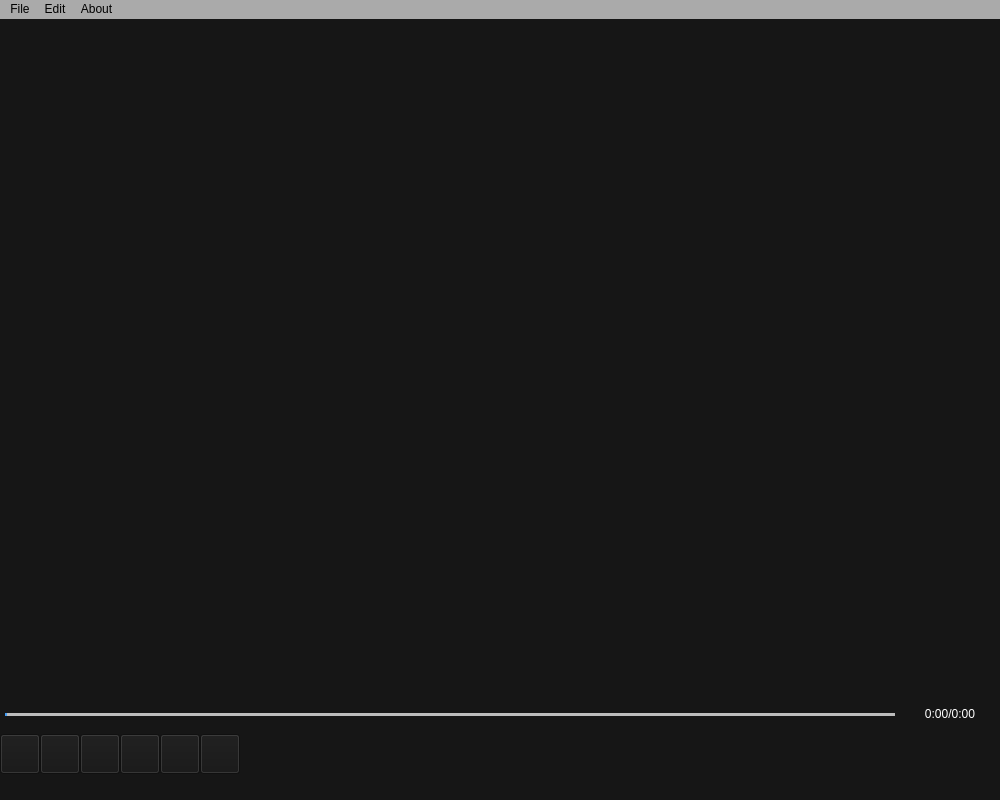
<?xml version="1.0" encoding="UTF-8"?>
<ui version="4.0">
 <class>MainWindow</class>
 <widget class="QMainWindow" name="MainWindow">
  <property name="geometry">
   <rect>
    <x>0</x>
    <y>0</y>
    <width>1000</width>
    <height>800</height>
   </rect>
  </property>
  <property name="windowTitle">
   <string>QMIDIPlayer</string>
  </property>
  <property name="windowIcon">
   <iconset resource="Resource.qrc">
    <normaloff>:/res/diamond.svg</normaloff>:/res/diamond.svg</iconset>
  </property>
  <property name="styleSheet">
   <string notr="true">background-color: rgb(22,22,22);color: rgb(255,255,255);
</string>
  </property>
  <property name="toolButtonStyle">
   <enum>Qt::ToolButtonIconOnly</enum>
  </property>
  <widget class="QWidget" name="centralwidget">
   <widget class="QSlider" name="sliderTime">
    <property name="geometry">
     <rect>
      <x>0</x>
      <y>685</y>
      <width>900</width>
      <height>20</height>
     </rect>
    </property>
    <property name="cursor">
     <cursorShape>PointingHandCursor</cursorShape>
    </property>
    <property name="statusTip">
     <string/>
    </property>
    <property name="whatsThis">
     <string/>
    </property>
    <property name="styleSheet">
     <string notr="true">QSlider{
border-color: #bcbcbc;
}
QSlider::groove:horizontal {                                
     border: 1px solid #999999;                             
     height: 1px;                                           
    margin: 0px 0;                                         
     left: 5px; right: 5px; 
 } 
QSlider::handle:horizontal {                               
     border: 0px ;                           
     border-image:  url(:/res/circle.svg);
     width: 15px;                                           
     margin: -7px -7px -7px -7px;                  
} 
QSlider::add-page:horizontal{
background: qlineargradient(spread:pad, x1:0, y1:1, x2:0, y2:0, stop:0 #bcbcbc, stop:0.25 #bcbcbc, stop:0.5 #bcbcbc, stop:1 #bcbcbc); 

}
QSlider::sub-page:horizontal{                               
 background: qlineargradient(spread:pad, x1:0, y1:1, x2:0, y2:0, stop:0 #439cf3, stop:0.25 #439cf3, stop:0.5 #439cf3, stop:1 #439cf3);                     
}</string>
    </property>
    <property name="maximum">
     <number>0</number>
    </property>
    <property name="orientation">
     <enum>Qt::Horizontal</enum>
    </property>
   </widget>
   <widget class="QLabel" name="labelTime">
    <property name="geometry">
     <rect>
      <x>900</x>
      <y>685</y>
      <width>100</width>
      <height>20</height>
     </rect>
    </property>
    <property name="text">
     <string>0:00/0:00</string>
    </property>
    <property name="textFormat">
     <enum>Qt::PlainText</enum>
    </property>
    <property name="alignment">
     <set>Qt::AlignCenter</set>
    </property>
   </widget>
   <widget class="QPushButton" name="pushButtonPrev">
    <property name="geometry">
     <rect>
      <x>0</x>
      <y>715</y>
      <width>40</width>
      <height>40</height>
     </rect>
    </property>
    <property name="cursor">
     <cursorShape>PointingHandCursor</cursorShape>
    </property>
    <property name="styleSheet">
     <string notr="true">border：none;</string>
    </property>
    <property name="text">
     <string/>
    </property>
    <property name="icon">
     <iconset resource="Resource.qrc">
      <normaloff>:/res/previous.svg</normaloff>:/res/previous.svg</iconset>
    </property>
    <property name="iconSize">
     <size>
      <width>40</width>
      <height>40</height>
     </size>
    </property>
   </widget>
   <widget class="QPushButton" name="pushButtonBack">
    <property name="geometry">
     <rect>
      <x>40</x>
      <y>715</y>
      <width>40</width>
      <height>40</height>
     </rect>
    </property>
    <property name="cursor">
     <cursorShape>PointingHandCursor</cursorShape>
    </property>
    <property name="styleSheet">
     <string notr="true">border：none;</string>
    </property>
    <property name="text">
     <string/>
    </property>
    <property name="icon">
     <iconset resource="Resource.qrc">
      <normaloff>:/res/back.svg</normaloff>:/res/back.svg</iconset>
    </property>
    <property name="iconSize">
     <size>
      <width>40</width>
      <height>40</height>
     </size>
    </property>
   </widget>
   <widget class="QPushButton" name="pushButtonOnPause">
    <property name="geometry">
     <rect>
      <x>80</x>
      <y>715</y>
      <width>40</width>
      <height>40</height>
     </rect>
    </property>
    <property name="cursor">
     <cursorShape>PointingHandCursor</cursorShape>
    </property>
    <property name="styleSheet">
     <string notr="true">border：none;</string>
    </property>
    <property name="text">
     <string/>
    </property>
    <property name="icon">
     <iconset resource="Resource.qrc">
      <normaloff>:/res/play.svg</normaloff>:/res/play.svg</iconset>
    </property>
    <property name="iconSize">
     <size>
      <width>40</width>
      <height>40</height>
     </size>
    </property>
   </widget>
   <widget class="QPushButton" name="pushButtonStop">
    <property name="geometry">
     <rect>
      <x>120</x>
      <y>715</y>
      <width>40</width>
      <height>40</height>
     </rect>
    </property>
    <property name="cursor">
     <cursorShape>PointingHandCursor</cursorShape>
    </property>
    <property name="styleSheet">
     <string notr="true">border：none;</string>
    </property>
    <property name="text">
     <string/>
    </property>
    <property name="icon">
     <iconset resource="Resource.qrc">
      <normaloff>:/res/rectangle.svg</normaloff>:/res/rectangle.svg</iconset>
    </property>
    <property name="iconSize">
     <size>
      <width>30</width>
      <height>30</height>
     </size>
    </property>
   </widget>
   <widget class="QPushButton" name="pushButtonFoward">
    <property name="geometry">
     <rect>
      <x>160</x>
      <y>715</y>
      <width>40</width>
      <height>40</height>
     </rect>
    </property>
    <property name="cursor">
     <cursorShape>PointingHandCursor</cursorShape>
    </property>
    <property name="styleSheet">
     <string notr="true">border：none;</string>
    </property>
    <property name="text">
     <string/>
    </property>
    <property name="icon">
     <iconset resource="Resource.qrc">
      <normaloff>:/res/forward.svg</normaloff>:/res/forward.svg</iconset>
    </property>
    <property name="iconSize">
     <size>
      <width>40</width>
      <height>40</height>
     </size>
    </property>
   </widget>
   <widget class="QPushButton" name="pushButtonVol">
    <property name="geometry">
     <rect>
      <x>200</x>
      <y>715</y>
      <width>40</width>
      <height>40</height>
     </rect>
    </property>
    <property name="cursor">
     <cursorShape>PointingHandCursor</cursorShape>
    </property>
    <property name="styleSheet">
     <string notr="true">border：none;</string>
    </property>
    <property name="text">
     <string/>
    </property>
    <property name="icon">
     <iconset resource="Resource.qrc">
      <normaloff>:/res/volume-loud.svg</normaloff>:/res/volume-loud.svg</iconset>
    </property>
    <property name="iconSize">
     <size>
      <width>40</width>
      <height>40</height>
     </size>
    </property>
   </widget>
   <widget class="QWidget" name="SDLWidget" native="true">
    <property name="geometry">
     <rect>
      <x>0</x>
      <y>15</y>
      <width>1000</width>
      <height>660</height>
     </rect>
    </property>
   </widget>
  </widget>
  <widget class="QMenuBar" name="menubar">
   <property name="geometry">
    <rect>
     <x>0</x>
     <y>0</y>
     <width>1000</width>
     <height>26</height>
    </rect>
   </property>
   <property name="styleSheet">
    <string notr="true">background-color: #aaaaaa;color: #000000;</string>
   </property>
   <widget class="QMenu" name="menuFile">
    <property name="styleSheet">
     <string notr="true"/>
    </property>
    <property name="title">
     <string>File</string>
    </property>
    <addaction name="actionOpen"/>
    <addaction name="actionExit"/>
   </widget>
   <widget class="QMenu" name="menuEdit">
    <property name="styleSheet">
     <string notr="true"/>
    </property>
    <property name="title">
     <string>Edit</string>
    </property>
    <addaction name="actionGoto"/>
    <addaction name="actionAnalyze"/>
    <addaction name="actionPreference"/>
   </widget>
   <widget class="QMenu" name="menuAbout">
    <property name="styleSheet">
     <string notr="true"/>
    </property>
    <property name="title">
     <string>About</string>
    </property>
    <addaction name="actionDocument"/>
    <addaction name="actionAbout"/>
   </widget>
   <addaction name="menuFile"/>
   <addaction name="menuEdit"/>
   <addaction name="menuAbout"/>
  </widget>
  <action name="actionOpen">
   <property name="checkable">
    <bool>false</bool>
   </property>
   <property name="text">
    <string>Open</string>
   </property>
  </action>
  <action name="actionSave_As">
   <property name="text">
    <string>Save As</string>
   </property>
  </action>
  <action name="actionExit">
   <property name="checkable">
    <bool>false</bool>
   </property>
   <property name="text">
    <string>Exit</string>
   </property>
  </action>
  <action name="actionAnalyze">
   <property name="checkable">
    <bool>false</bool>
   </property>
   <property name="text">
    <string>Analyze</string>
   </property>
  </action>
  <action name="actionPreference">
   <property name="checkable">
    <bool>false</bool>
   </property>
   <property name="text">
    <string>Preference</string>
   </property>
  </action>
  <action name="actionDocument">
   <property name="checkable">
    <bool>false</bool>
   </property>
   <property name="text">
    <string>Document</string>
   </property>
  </action>
  <action name="actionAbout">
   <property name="checkable">
    <bool>false</bool>
   </property>
   <property name="text">
    <string>About Qt</string>
   </property>
  </action>
  <action name="actionGoto">
   <property name="checkable">
    <bool>false</bool>
   </property>
   <property name="text">
    <string>Goto</string>
   </property>
  </action>
 </widget>
 <resources>
  <include location="Resource.qrc"/>
 </resources>
 <connections/>
</ui>
